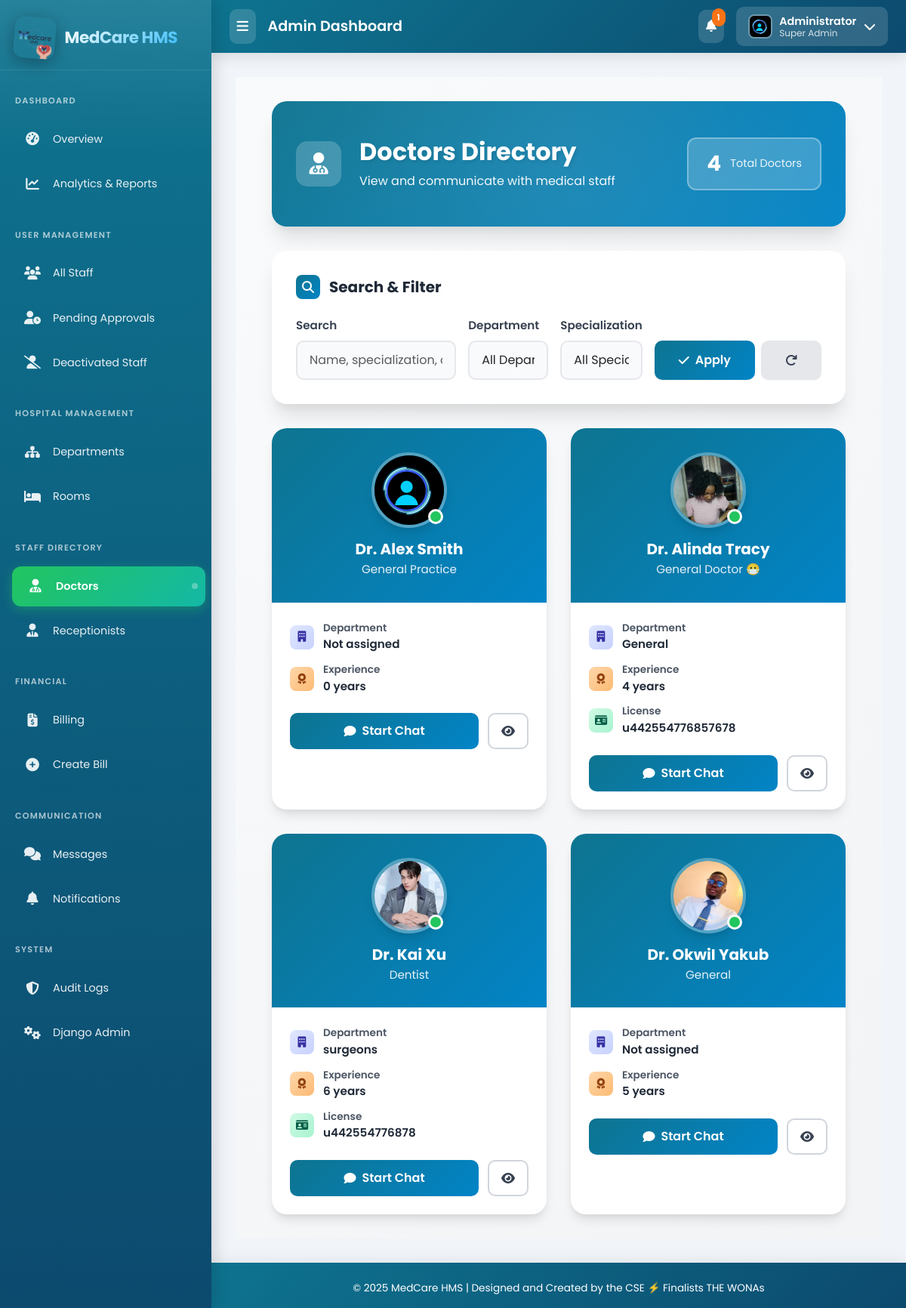
Screenshot of /management/doctors/ (signed in) with the database file from the repository.
### doctors/models.py (models this page shows, shortened)
class DoctorProfile(models.Model):
    user = models.OneToOneField(User, on_delete=models.CASCADE, related_name='doctorprofile')
    profile_picture = models.ImageField(upload_to=get_doctor_image_path, null=True, blank=True, default='profile_pictures/default.jpeg')
    specialization = models.CharField(max_length=100)
    department = models.ForeignKey(Department, on_delete=models.SET_NULL, null=True, blank=True)
    license_number = models.CharField(max_length=100, unique=True, null=True, blank=True)
    years_of_experience = models.PositiveIntegerField(default=0)
    availability = models.TextField(blank=True, null=True, help_text="e.g., Mon-Fri, 9am-5pm")

### management/models.py (models this page shows, shortened)
class Department(models.Model):
    name = models.CharField(max_length=100, unique=True, help_text="e.g., Cardiology, Orthopedics")
    description = models.TextField(blank=True, null=True)
    is_active = models.BooleanField(default=True)

### management/views.py (the view, shortened to what this page needs)
# urls.py: path('doctors/', views.DoctorListView.as_view(), name='doctor_list'),
@method_decorator(admin_required, name='dispatch')
class DoctorListView(ListView):
    model = DoctorProfile
    template_name = 'management/doctor_list.html'
    context_object_name = 'doctors'
    paginate_by = 12
    def get_queryset(self):
        queryset = DoctorProfile.objects.select_related('user', 'department').all()
        search_query = self.request.GET.get('search', '')
        department_id = self.request.GET.get('department', '')
        if department_id:
            queryset = queryset.filter(department_id=department_id)
        specialization = self.request.GET.get('specialization', '')
        if specialization:
            queryset = queryset.filter(specialization__icontains=specialization)
        return queryset.order_by('user__first_name', 'user__last_name')
    def get_context_data(self, **kwargs):
        context = super().get_context_data(**kwargs)
        context['total_doctors'] = DoctorProfile.objects.count()
        context['departments'] = Department.objects.filter(is_active=True).order_by('name')
        context['specializations'] = DoctorProfile.objects.values_list('specialization', flat=True).distinct().order_by('specialization')
        context['search_query'] = self.request.GET.get('search', '')
        context['selected_department'] = self.request.GET.get('department', '')
        context['selected_specialization'] = self.request.GET.get('specialization', '')
        return context

### templates/management/doctor_list.html (shortened to what this page needs)
{% extends 'base_admin.html' %}
{% load static %}
{% block content %}
<div class="doctor-list-wrapper">
    <div class="page-header">
        <div class="header-content">
            <div class="header-left">
                <div class="header-icon">
                    <i class="fas fa-user-md"></i>
                </div>
                <div class="header-text">
                    <h1>Doctors Directory</h1>
                    <p>View and communicate with medical staff</p>
                </div>
            </div>
            <div class="stats-badge">
                <span class="stats-number">{{ total_doctors }}</span>
                <span class="stats-label">Total Doctors</span>
            </div>
        </div>
    </div>
    <div class="filter-container">
        <div class="filter-title">
            <div class="filter-icon">
                <i class="fas fa-search"></i>
            </div>
            Search & Filter
        </div>
        <form method="get">
            <div class="filter-grid">
                <div class="filter-group">
                    <label for="search">Search</label>
                    <input type="text" name="search" id="search" value="{{ search_query }}" class="form-control" placeholder="Name, specialization, or license..." />
                </div>
                <div class="filter-group">
                    <label for="department">Department</label>
                    <select name="department" id="department" class="form-select">
                        <option value="">All Departments</option>
                    </select>
                </div>
                <div class="filter-group">
                    <label for="specialization">Specialization</label>
                    <select name="specialization" id="specialization" class="form-select">
                        <option value="">All Specializations</option>
                    </select>
                </div>
                <div class="filter-group">
                    <div style="display: flex; gap: 0.5rem;">
                        <button type="submit" class="btn-filter">
                            <i class="fas fa-check"></i>
                            Apply
                        </button>
                        <a href="{% url 'management:doctor_list' %}" class="btn-filter btn-reset">
                            <i class="fas fa-redo"></i>
                        </a>
                    </div>
                </div>
            </div>
        </form>
    </div>
    {% if doctors %}
        <div class="doctors-grid">
            {% for doctor in doctors %}
            <div class="doctor-card">
                <div class="doctor-header">
                    <div class="doctor-avatar-container">
                        <img src="{% if doctor.profile_picture %}{{ doctor.profile_picture.url }}{% else %}{% static 'images/default.jpeg' %}{% endif %}"
                             alt="{{ doctor.user.get_full_name }}"
                             class="doctor-avatar"
                             onerror="this.src='{% static 'images/default.jpeg' %}'">
                        <div class="online-indicator"></div>
                    </div>
                    <h3 class="doctor-name">Dr. {{ doctor.user.get_full_name }}</h3>
                    <p class="doctor-specialization">{{ doctor.specialization }}</p>
                </div>
                <div class="doctor-body">
                    <div class="doctor-info">
                        <div class="info-row">
                            <div class="info-icon department">
                                <i class="fas fa-building"></i>
                            </div>
                            <div class="info-text">
                                <div class="info-label">Department</div>
                                <div class="info-value">
                                    {% if doctor.department %}{{ doctor.department.name }}{% else %}<span style="color: var(--gray-400);">Not assigned</span>{% endif %}
                                </div>
                            </div>
                        </div>
                        <div class="info-row">
                            <div class="info-icon experience">
                                <i class="fas fa-award"></i>
                            </div>
                            <div class="info-text">
                                <div class="info-label">Experience</div>
                                <div class="info-value">{{ doctor.years_of_experience }} years</div>
                            </div>
                        </div>
                        {% if doctor.license_number %}
                        <div class="info-row">
                            <div class="info-icon license">
                                <i class="fas fa-id-card"></i>
                            </div>
                            <div class="info-text">
                                <div class="info-label">License</div>
                                <div class="info-value">{{ doctor.license_number }}</div>
                            </div>
                        </div>
                        {% endif %}
                    </div>
                    <div class="doctor-actions">
                        <a href="{% url 'chat:start_chat' doctor.user.id %}" class="btn-chat">
                            <i class="fas fa-comment"></i>
                            Start Chat
                        </a>
                        <a href="#" class="btn-profile" title="View Profile">
                            <i class="fas fa-eye"></i>
                        </a>
                    </div>
                </div>
            </div>
            {% endfor %}
        </div>
    {% endif %}
</div>
{% endblock %}

### templates/base_admin.html (shortened to what this page needs)
{% load static %}
<!DOCTYPE html>
<html lang="en">
<head>
    <link href="https://cdn.jsdelivr.net/npm/bootstrap@5.3.0/dist/css/bootstrap.min.css" rel="stylesheet">
    <link rel="stylesheet" href="https://cdnjs.cloudflare.com/ajax/libs/font-awesome/6.4.0/css/all.min.css">
</head>
<body>
    <nav class="sidebar" id="adminSidebar">
        <div class="sidebar-brand">
            <img src="{% static 'images/logo.png' %}" alt="MedCare Logo">
            <span class="brand-text">MedCare HMS</span>
        </div>
        <div class="nav-section">
            <div class="nav-section-title">Dashboard</div>
            <a href="{% url 'accounts:admin_dashboard' %}" class="menu-link {% if request.resolver_match.url_name == 'admin_dashboard' %}active{% endif %}" data-tooltip="Overview">
                <span class="menu-icon"><i class="fas fa-tachometer-alt"></i></span>
                <span class="menu-text">Overview</span>
            </a>
            <a href="{% url 'reports:reports_dashboard' %}" class="menu-link {% if request.resolver_match.app_name == 'reports' %}active{% endif %}" data-tooltip="Analytics & Reports">
                <span class="menu-icon"><i class="fas fa-chart-line"></i></span>
                <span class="menu-text">Analytics & Reports</span>
            </a>
        </div>
        <div class="nav-section">
            <div class="nav-section-title">User Management</div>
            <a href="{% url 'accounts:staff_management_list' %}" class="menu-link" data-tooltip="All Staff">
                <span class="menu-icon"><i class="fas fa-users"></i></span>
                <span class="menu-text">All Staff</span>
            </a>
            <a href="{% url 'accounts:pending_staff_list' %}" class="menu-link" data-tooltip="Pending Approvals">
                <span class="menu-icon"><i class="fas fa-user-clock"></i></span>
                <span class="menu-text">Pending Approvals</span>
            </a>
            <a href="{% url 'accounts:deactivated_staff_list' %}" class="menu-link" data-tooltip="Deactivated Staff">
                <span class="menu-icon"><i class="fas fa-user-slash"></i></span>
                <span class="menu-text">Deactivated Staff</span>
            </a>
        </div>
        <div class="nav-section">
            <div class="nav-section-title">Hospital Management</div>
            <a href="{% url 'management:department_list' %}" class="menu-link" data-tooltip="Departments">
                <span class="menu-icon"><i class="fas fa-sitemap"></i></span>
                <span class="menu-text">Departments</span>
            </a>
            <a href="{% url 'management:room_list' %}" class="menu-link" data-tooltip="Rooms">
                <span class="menu-icon"><i class="fas fa-bed"></i></span>
                <span class="menu-text">Rooms</span>
            </a>
        </div>
        <div class="nav-section">
            <div class="nav-section-title">Staff Directory</div>
            <a href="{% url 'management:doctor_list' %}" class="menu-link" data-tooltip="Doctors">
                <span class="menu-icon"><i class="fas fa-user-md"></i></span>
                <span class="menu-text">Doctors</span>
            </a>
            <a href="{% url 'management:receptionist_list' %}" class="menu-link" data-tooltip="Receptionists">
                <span class="menu-icon"><i class="fas fa-user-tie"></i></span>
                <span class="menu-text">Receptionists</span>
            </a>
        </div>
        <div class="nav-section">
            <div class="nav-section-title">Financial</div>
            <a href="{% url 'billing:bill_list' %}" class="menu-link" data-tooltip="Billing">
                <span class="menu-icon"><i class="fas fa-file-invoice-dollar"></i></span>
                <span class="menu-text">Billing</span>
            </a>
            <a href="{% url 'billing:select_appointment' %}" class="menu-link" data-tooltip="Create Bill">
                <span class="menu-icon"><i class="fas fa-plus-circle"></i></span>
                <span class="menu-text">Create Bill</span>
            </a>
        </div>
        <div class="nav-section">
            <div class="nav-section-title">Communication</div>
            <a href="{% url 'chat:thread_list' %}" class="menu-link" data-tooltip="Messages">
                <span class="menu-icon"><i class="fas fa-comments"></i></span>
                <span class="menu-text">Messages</span>
            </a>
            <a href="{% url 'notifications:notification_list' %}" class="menu-link" data-tooltip="Notifications">
                <span class="menu-icon"><i class="fas fa-bell"></i></span>
                <span class="menu-text">Notifications</span>
            </a>
        </div>
        <div class="nav-section">
            <div class="nav-section-title">System</div>
            <a href="{% url 'audit:audit_feed' %}" class="menu-link {% if request.resolver_match.app_name == 'audit' %}active{% endif %}" data-tooltip="Audit Logs">
                <span class="menu-icon"><i class="fas fa-shield-halved"></i></span>
                <span class="menu-text">Audit Logs</span>
            </a>
            <a href="{% url 'admin:index' %}" class="menu-link" data-tooltip="Django Admin">
                <span class="menu-icon"><i class="fas fa-cogs"></i></span>
                <span class="menu-text">Django Admin</span>
            </a>
        </div>
    </nav>
    <div class="content-wrapper" id="adminContent">
        <div class="topbar">
            <div class="topbar-left">
                <button class="sidebar-toggle" id="sidebarToggle">
                    <i class="fas fa-bars"></i>
                </button>
                <h6 class="topbar-title mb-0">Admin Dashboard</h6>
            </div>
            <div class="topbar-right">
                <div class="notification-dropdown">
                    <button class="notification-btn" id="notificationToggle">
                        <i class="fas fa-bell"></i>
                        {% if unread_notifications_count > 0 %}
                        <span class="notification-badge" id="notificationBadge">{{ unread_notifications_count }}</span>
                        {% endif %}
                    </button>
                </div>
                <div class="user-dropdown">
                    <button class="user-toggle" id="userMenuToggle">
                        <img src="{% if user.profile.image %}{{ user.profile.image.url }}{% else %}{% static 'profile_pictures/default.jpeg' %}{% endif %}"
                             alt="User Avatar" class="user-avatar">
                        <div class="user-info">
                            <span class="user-name">{{ user.get_full_name|default:user.username }}</span>
                            <span class="user-role">{% if user.is_superuser %}Super Admin{% else %}Admin{% endif %}</span>
                        </div>
                        <i class="fas fa-chevron-down"></i>
                    </button>
                </div>
            </div>
        </div>
        <div class="main-content">
            {% block content %}{% endblock %}
        </div>
        <footer>
            <p class="mb-0">© 2025 MedCare HMS | Designed and Created by the CSE ⚡ Finalists THE WONAs</p>
        </footer>
    </div>
</body>
</html>

### rows the page displays
DoctorProfile: profile_picture (placeholder picture), user.get_full_name "Alex Smith", specialization "General Practice", shows "Not assigned", years_of_experience "0"
DoctorProfile: profile_picture (picture), user.get_full_name "Alinda Tracy", specialization "General Doctor 😷", department.name "General", years_of_experience "4", license_number "u442554776857678"
DoctorProfile: profile_picture (picture), user.get_full_name "Kai Xu", specialization "Dentist", department.name "surgeons", years_of_experience "6", license_number "u442554776878"
DoctorProfile: profile_picture (picture), user.get_full_name "OkwiI Yakub", specialization "General", shows "Not assigned", years_of_experience "5"

### other values shown
{{ unread_notifications_count }} "1"
{{ user.get_full_name|default:user.username }} "Administrator"
{{ total_doctors }} "4"
